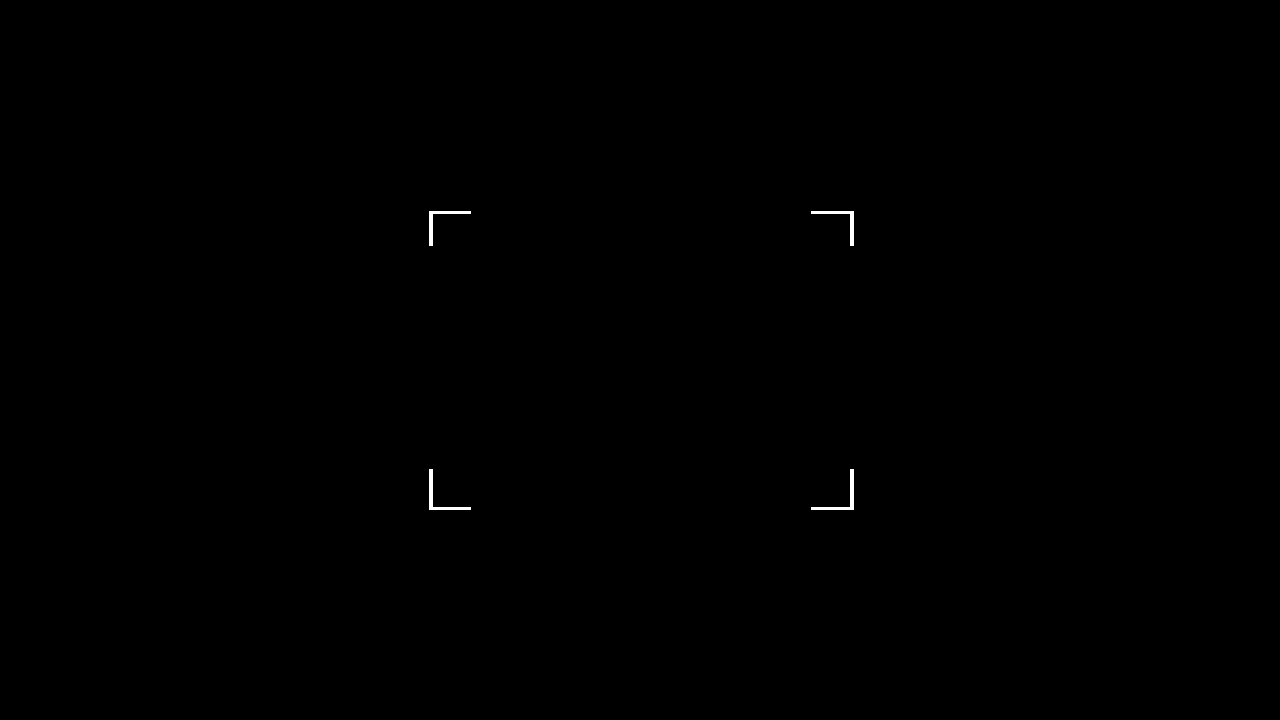
#> input picture snow/photo_overlay_mask.png, 1280 x 720 px
$ python clean_shot.py photo_overlay_mask.png photo_overlay_mask.png
#> lines starting #> are read from the running program, lines starting #| are printed output that depends on the picture; after the words box and inside, x2 and y2 are one past the last pixel; in counts of white or black regions, pixels touching at a corner belong together
"""clean_shot.py in.png out.png [--width W] : a Xenia window capture of the game's photo mode -> a clean picture.
Crops the 1280x720 game area, removes the viewfinder brackets (filled from their surroundings) and the semi-transparent
focus circle (its constant overlay is divided out: circle at (640.5, 360), radius 39, white at 26% opacity), then
optionally resizes."""
import sys
import numpy as np
from PIL import Image

MASK = None

def brackets():
    """The viewfinder brackets in game-area coordinates (photo_overlay_mask.png: pixels bright in every night frame)."""
    import os
    return np.asarray(Image.open(os.path.join(os.path.dirname(os.path.abspath(__file__)), 'photo_overlay_mask.png'))) > 0

def fill(img, mask, iters=60):
    """Diffuse surrounding colours into the masked pixels."""
    out = img.copy(); known = ~mask
    for _ in range(iters):
        acc = np.zeros_like(out); cnt = np.zeros(mask.shape, np.float32)
        for dy, dx in ((1, 0), (-1, 0), (0, 1), (0, -1)):
            sh = np.roll(out, (dy, dx), (0, 1)); k = np.roll(known, (dy, dx), (0, 1))
            acc += sh * k[..., None]; cnt += k
        upd = mask & (cnt > 0)
        out[upd] = acc[upd] / cnt[upd][:, None]
        known = known | upd
    return out

def clean(path, out, width=None):
#> called with path = 'photo_overlay_mask.png', out = 'photo_overlay_mask.png'
    im = np.asarray(Image.open(path).convert('RGB')).astype(np.float32)[52:772, 8:1288]
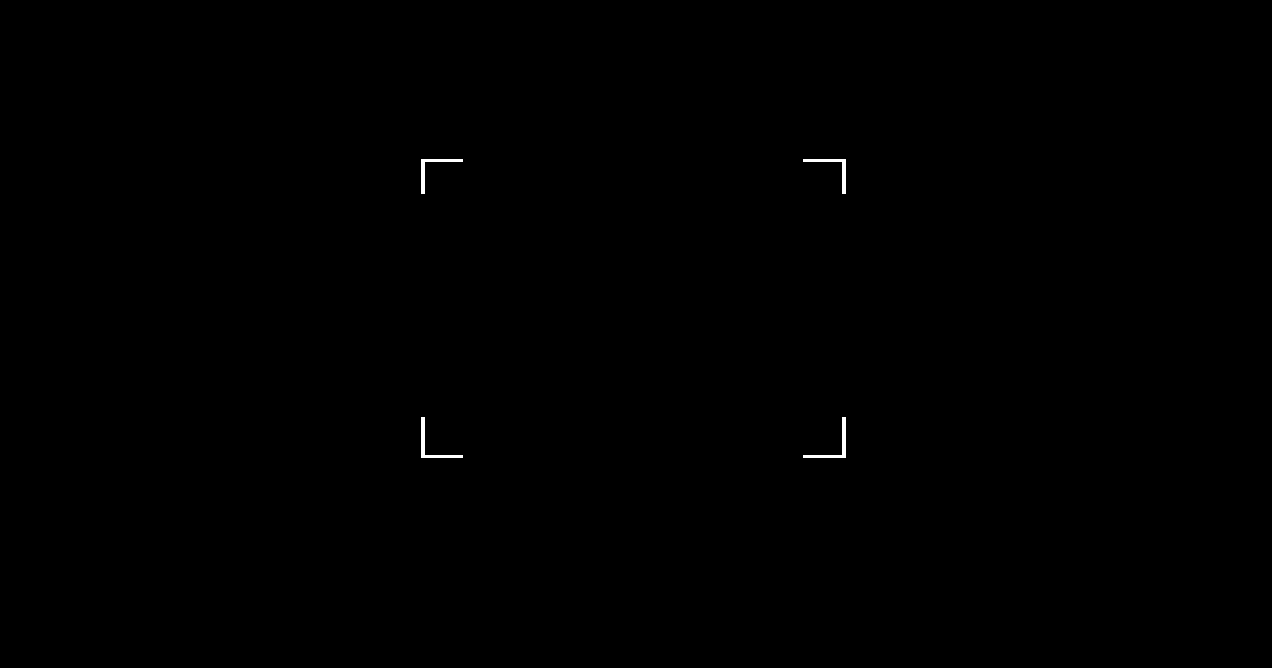
#> im: shape (668, 1272, 3) float32; 0.13% white; 4 white regions, box (x1, y1, x2, y2) and area: (803, 417, 846, 458) 281, (421, 417, 463, 458) 278, (803, 159, 846, 194) 257, (421, 159, 463, 194) 254
    yy, xx = np.mgrid[0:720, 0:1280]
    d = np.hypot(yy - 360.0, xx - 640.5)
    a = (0.26 * np.clip(39.5 - d, 0, 1))[..., None]
#> (the run stopped early here; a loop or call above may not have finished)
